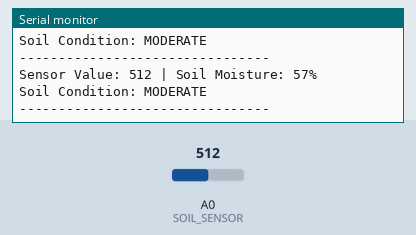
Simulated run of this sketch. Board: Arduino Uno, built with avr-gcc and run on an emulated ATmega328P. Shown: the last lines printed to the serial monitor. The inputs (shaded band) are chosen by the test bench; at power-on: A0 (SOIL_SENSOR) = 512.

Above: at 1.9 s.
2.0 s: A0 (SOIL_SENSOR) set to 716
At 3.0 s:
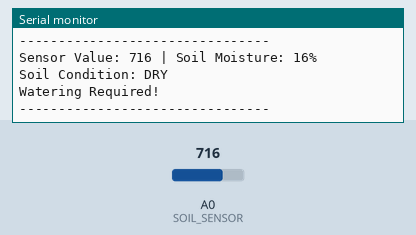
3.7 s: A0 (SOIL_SENSOR) set to 306
At 5.1 s:
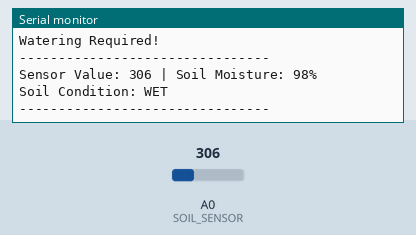
Timing chart, 0 to 6.7 s (numbered marks = the images above; inputs shaded):
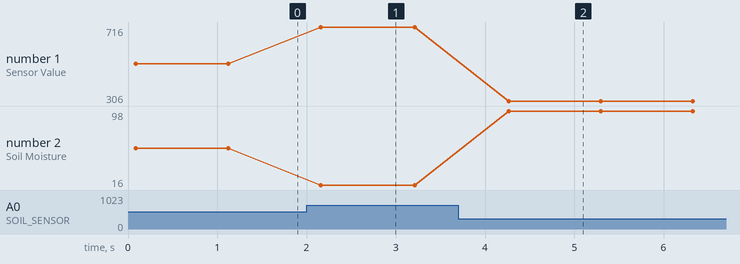

The sketch:

Plant_Watering_System.ino
```cpp
/*
  Project : Automatic Plant Watering System
  Controller : Arduino Uno
  Sensor     : Soil Moisture Sensor

  Developed by: Rajan Robotics
  Vision to Reality
*/

#define SOIL_SENSOR A0

// Calibrate these values using your sensor
int DRY_VALUE = 800;
int WET_VALUE = 300;

int moistureValue;
int moisturePercent;

void setup() {
  Serial.begin(9600);

  pinMode(SOIL_SENSOR, INPUT);

  Serial.println("RAJAN ROBOTICS");
  Serial.println("Automatic Plant Watering System");
  Serial.println("--------------------------------");
}

void loop() {

  // Read soil moisture sensor
  moistureValue = analogRead(SOIL_SENSOR);

  // Convert sensor reading into percentage
  moisturePercent = map(
    moistureValue,
    DRY_VALUE,
    WET_VALUE,
    0,
    100
  );

  moisturePercent = constrain(moisturePercent, 0, 100);

  Serial.print("Sensor Value: ");
  Serial.print(moistureValue);

  Serial.print(" | Soil Moisture: ");
  Serial.print(moisturePercent);
  Serial.println("%");

  // Check soil condition
  if (moisturePercent < 30) {
    Serial.println("Soil Condition: DRY");
    Serial.println("Watering Required!");
  }
  else if (moisturePercent < 70) {
    Serial.println("Soil Condition: MODERATE");
  }
  else {
    Serial.println("Soil Condition: WET");
  }

  Serial.println("--------------------------------");

  delay(1000);
}
```

Measured:
- after the input at 2.0 s, the serial monitor: prints a new line after 0.16 s (image 1)
- after the input at 3.7 s, the serial monitor: prints a new line after 0.56 s (image 2)
- plotted number 1: 512 → 716 after the input at 2.0 s, 716 → 306 after the input at 3.7 s
- plotted number 2: 57 → 16 after the input at 2.0 s, 16 → 98 after the input at 3.7 s
